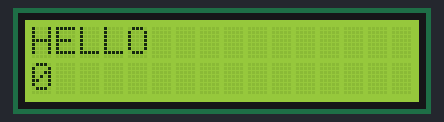
Bench run of a sketch on a simulated Arduino Uno, built with avr-gcc and run on an emulated ATmega328P. On the bench: 16×2 character LCD.

Above: at 0.1 s.
At 4.1 s:
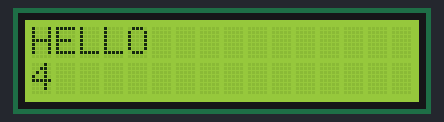
At 9.1 s:
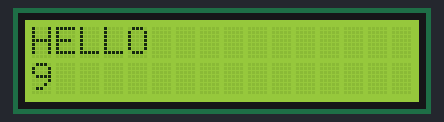
At 19.1 s:
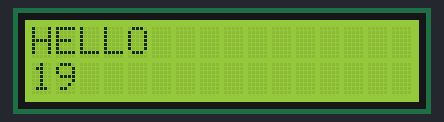
At 29.1 s:
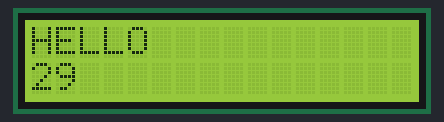
At 39.1 s:
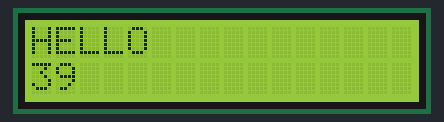

The sketch:

lcdCode.ino
```cpp
#include<LiquidCrystal.h>
const int rs=12,en=11,d4=5,d5=4,d6=3,d7=2;
LiquidCrystal mylcd(rs,en,d4,d5,d6,d7);
void setup() {
  // put your setup code here, to run once:
mylcd.begin(16,2);
mylcd.print("HELLO");
}

void loop() {
  // put your main code here, to run repeatedly:
mylcd.setCursor(0,1);
mylcd.print(millis()/1000);
}
```

Measured:
- what the display in image 1 shows lasts 1.0 s, from 4.0 s to 5.0 s
